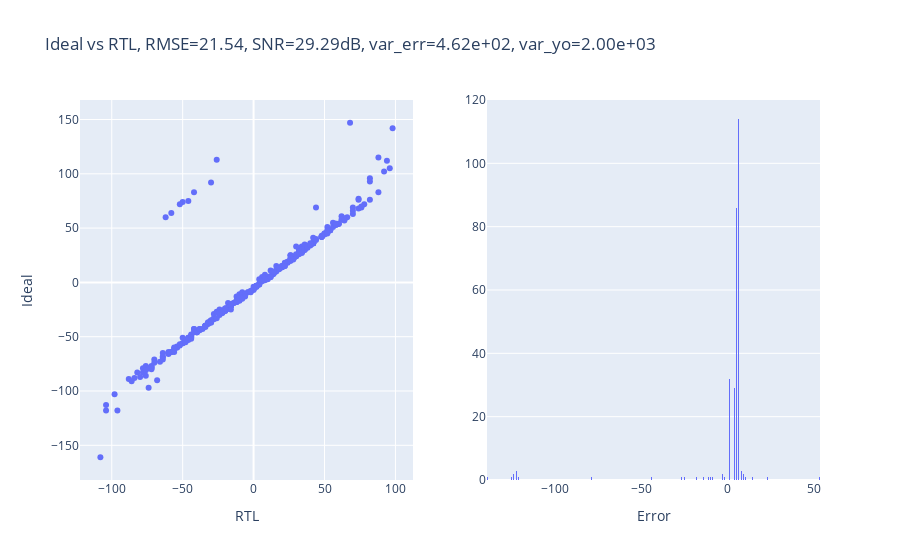

Notebook code cell kept with this figure:
### Markdown cell above
# Sequential Accelerator Simulations

### Code cell
w,x,wx_outBits = generate_qracc_inputs(
    wDimX = 32, #nColumns
    wDimY = 128, #nRows
    xBatches = 10,
    xTrits = 3,
    outBits = 4,
    seed = 0,
    weight_mode = 'bipolar',
    col_symmetric=False
)

# ams = np.loadtxt('../tb/seq_acc/inputs/adc_out.txt')
rtl = np.loadtxt('../tb/seq_acc/inputs/mac_out_rtlsims.txt')

wx = w @ x.T

# rtl.astype(int), wx[::-1].T

rtl_fp = rtl.flatten()#/(2**8)
wx_fp = wx[::-1].T.flatten()#/(2**8)

rmse = np.sqrt(np.mean((rtl_fp - wx_fp)**2))
# SNR

err = rtl_fp - wx_fp
snr = 20*np.log(np.var(rtl_fp) / np.var(err))
var_err = np.var(err)
var_rtl = np.var(rtl_fp)

a = px.scatter(
    x=rtl.flatten(), 
    y=wx[::-1].T.flatten(), 
    width=400, 
    height=400, 
    title=f'Ideal vs RTL, RMSE={rmse:.2f}, SNR={snr:.2f}dB}', 
    labels={'x': 'RTL', 'y': 'Ideal'}
)
b = px.histogram(
    err,
    width = 400,
    height = 400,
    title = 'Error Histogram',
    nbins=500
)

fig = sp.make_subplots(rows=1, cols=2)
fig.append_trace(a["data"][0], 1, 1)
fig.append_trace(b["data"][0], 1, 2)

fig.update_layout(
    title_text=f'Seq Acc Ideal vs RTL, RMSE={rmse:.2f}, SNR={snr:.2f}dB, var_err={var_err:.2e}, var_yo={var_rtl:.2e}',
    showlegend=False
)
fig.update_xaxes(title_text='RTL', row=1, col=1)
fig.update_yaxes(title_text='Ideal', row=1, col=1)
fig.update_xaxes(title_text='Error', row=1, col=2)
fig.show()

### Figure 1 — Plotly figure (JSON) as saved in the notebook; plotly's stock layout.template omitted (floating-point values rounded to 4 significant figures; data arrays with more than 128 entries replaced by an {"elided": "..."} marker saying what was removed)
{"data": [{"hovertemplate": "RTL=%{x}<br>Ideal=%{y}<extra></extra>", "legendgroup": "", "marker": {"color": "#636efa", "symbol": "circle"}, "mode": "markers", "name": "", "orientation": "v", "showlegend": false, "type": "scatter", "x": {"elided": "320 int values"}, "xaxis": "x", "y": {"elided": "320 int values"}, "yaxis": "y"}, {"alignmentgroup": "True", "bingroup": "x", "hovertemplate": "variable=0<br>value=%{x}<br>count=%{y}<extra></extra>", "legendgroup": "0", "marker": {"color": "#636efa", "pattern": {"shape": ""}}, "name": "0", "nbinsx": 500, "offsetgroup": "0", "orientation": "v", "showlegend": true, "type": "histogram", "x": {"elided": "320 int values"}, "xaxis": "x2", "yaxis": "y2"}], "layout": {"showlegend": false, "title": {"text": "Ideal vs RTL, RMSE=21.54, SNR=29.29dB, var_err=4.62e+02, var_yo=2.00e+03"}, "xaxis": {"anchor": "y", "domain": [0, 0.45], "title": {"text": "RTL"}}, "xaxis2": {"anchor": "y2", "domain": [0.55, 1], "title": {"text": "Error"}}, "yaxis": {"anchor": "x", "domain": [0, 1], "title": {"text": "Ideal"}}, "yaxis2": {"anchor": "x2", "domain": [0, 1]}}}
